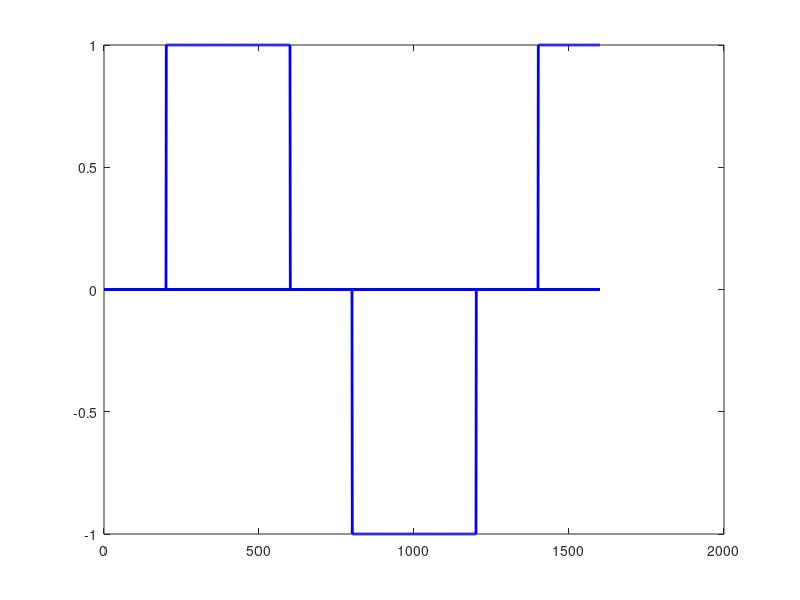

This figure's MATLAB source:
data =[0 1 0 1 1 0 1 1];
point=200;
signal =zeros(length(data)*point);
k=1;
prevNonzero=-1;
prevLevel=0;
for i=1:length(data)
  if data(i)==0
    for j=1:point
      signal(k)=prevLevel;
      k++;
    endfor
  else
    if prevLevel!=0
      for j=1:point
        signal(k)=0;
        k++;
      endfor
      prevLevel=0;
    else
      prevNonzero*=-1;
      for j=1:point
        signal(k)=prevNonzero;
        k++;
      endfor
      prevLevel=prevNonzero;
    endif
  endif
endfor


plot(signal,'LineWidth',2,'b');

#decoding
#if the last point of a level is equal to the first point of the next level
#then  decode(k)=0;
#else decode(k)=1;
k=1;
decode =zeros(1,length(data));
decode(1)=data(1);
k++;
for i=1:length(data)-1
  if signal(i*point)==signal(i*point+1)
    decode(k)=0;
    k++;
  else
    decode(k)=1;
    k++;
  endif
endfor

disp(decode);




